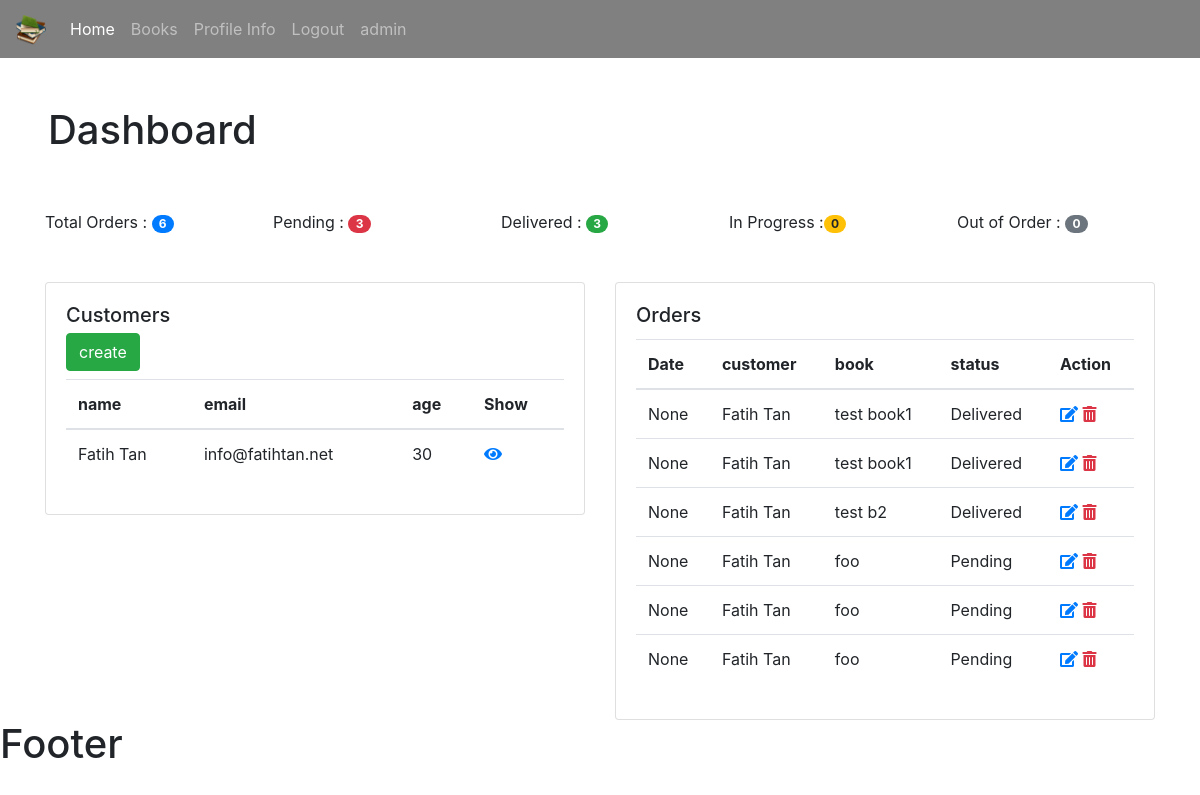
The app's page / (signed in) with its own data.
### bookstore/models.py (models this page shows)
class Customer(models.Model):
    user = models.OneToOneField(User,null=True, on_delete=models.CASCADE)
    name = models.CharField(max_length=190, null=True)
    email = models.CharField(max_length=190, null=True)
    phone = models.CharField(max_length=190, null=True)
    age = models.CharField(max_length=190, null=True)
    avatar = models.ImageField(blank=True, null=True, default="gender-none.png")
    date_created = models.DateTimeField(auto_now_add=True, null=True)
    def __str__(self):
        return self.name

class Order(models.Model):
    STATUS= (
        ('Pending','Pending'),
        ('Delivered','Delivered'),
        ('in progress','in progress'),
        ('out of order','out of order')
    )
    customer = models.ForeignKey(Customer, null=True, on_delete=models.SET_NULL)
    book = models.ForeignKey(Book, null=True, on_delete=models.SET_NULL)
    tags = models.ManyToManyField(Tag)
    date_created = models.DateTimeField(auto_now_add=True, null=True)
    status =  models.CharField(max_length=200, null=True,choices=STATUS)

class Book(models.Model):
    CATEGORY = (
        ('Classics','Classics'),
        ('Comic Book','Comic Book'),
        ('Fantasy','Fantasy'),
        ('Horror','Horror')
    )
    name = models.CharField(max_length=190, null=True)
    author = models.CharField(max_length=190, null=True)
    price = models.FloatField( null=True)
    category = models.CharField(max_length=190, null=True, choices=CATEGORY)
    description = models.CharField(max_length=200, null=True)
    tags = models.ManyToManyField(Tag)
    date_created = models.DateTimeField(auto_now_add=True, null=True)
    def __str__(self):
         return self.name

### bookstore/decorators.py (the view)
        def wrapper_func(request , *args,**kwargs):
            group = None
            if request.user.groups.exists():
               group =  request.user.groups.all()[0].name
            if group == 'admin':
               return view_func(request , *args,**kwargs)
            if group == 'customer':
                return redirect('user_profile')

### bookstore/views.py (called while the page is built)
@login_required(login_url='login')
@forAdmins
def home(request):
    customers = Customer.objects.all()
    orders = Order.objects.all()
    t_orders = orders.count()
    p_orders = orders.filter(status='Pending').count()
    d_orders = orders.filter(status='Delivered').count()
    in_orders = orders.filter(status='in progress').count()
    out_orders = orders.filter(status='out of order').count()
    context = {'customers': customers ,
               'orders': orders,
               't_orders': t_orders,
               'p_orders': p_orders,
               'd_orders': d_orders,
               'in_orders': in_orders,
               'out_orders': out_orders}
    return render(request , 'bookstore/dashboard.html',context)

### bookstore/templates/bookstore/dashboard.html (shortened to what this page needs)
{% extends 'bookstore/main.html'%}
{% block content %}
<h1 class="p-5">Dashboard</h1>
<div class="container pb-5">
  <div class="row">
    <div class="col-sm">
      Total Orders : <span class="badge badge-pill badge-primary">{{t_orders}}</span>
    </div>
    <div class="col-sm">
    Pending : <span class="badge badge-pill badge-danger">{{p_orders}}</span>
    </div>
    <div class="col-sm">
     Delivered : <span class="badge badge-pill badge-success">{{d_orders}}</span>
    </div>
    <div class="col-sm">
     In Progress :<span class="badge badge-pill badge-warning"> {{in_orders}}</span>
    </div>
    <div class="col-sm">
      Out of Order : <span class="badge badge-pill badge-secondary">{{out_orders}}</span>
    </div>
  </div>
</div>
<div class="container">
  <div class="row">
    <div class="col">
     <div class="card"  >
  <div class="card-body">
    <h5 class="card-title">Customers  </h5>
    <h6 class="card-subtitle mb-2 text-muted"><a class="btn btn-success"  href="#">create</a></h6>
<table class="table ">
  <thead>
    <tr>
      <th scope="col">name</th>
      <th scope="col">email</th>
      <th scope="col">age</th>
      <th scope="col">Show</th>
    </tr>
  </thead>
  <tbody>
      {% for item in customers  %}
        <tr>
      <td>{{item.name}}</td>
      <td>{{item.email}}</td>
      <td>{{item.age}}</td>
       <td>  <a href="{% url 'customer' item.id %}"> <i class="fas fa-eye"></i> </a>    </td>
       </tr>
      {% endfor %}
  </tbody>
</table>
  </div>
</div>
    </div>
    <div class="col">
     <div class="card"  >
  <div class="card-body">
    <h5 class="card-title">Orders</h5>
<table class="table ">
  <thead>
    <tr>
     <th scope="col">Date</th>
      <th scope="col">customer</th>
      <th scope="col">book</th>
      <th scope="col">status</th>
      <th scope="col">Action</th>
    </tr>
  </thead>
  <tbody>
      {% for item in orders  %}
        <tr>
         <td>{{item.date_created}}</td>
      <td>{{item.customer}}</td>
      <td>{{item.book}}</td>
      <td>{{item.status}}</td>
       <td>
       <a href="{% url 'update' item.id%}"><i class="fas fa-edit"></i></a>
       <a class="text-danger" href="{% url 'delete' item.id %}"><i class="fas fa-trash-alt"></i></a>
       </td>
       </tr>
      {% endfor %}
  </tbody>
</table>
  </div>
</div>
    </div>
  </div>
</div>
{% endblock %}

### bookstore/templates/bookstore/main.html (shortened to what this page needs)
{% load static   %}
<!DOCTYPE html>
<html>
<head>
<link rel="stylesheet" href="https://stackpath.bootstrapcdn.com/bootstrap/4.5.2/css/bootstrap.min.css">
<link rel="stylesheet" href="https://pro.fontawesome.com/releases/v5.10.0/css/all.css"/>
 <link rel='stylesheet' type="text/css" href="{% static '/css/style.css'  %}">
</head>
<body>
{% include 'bookstore/navbar.html'%}
{% block content %}
{% endblock %}
 <h1>Footer</h1>
</body>
</html>

### bookstore/templates/bookstore/navbar.html (shortened to what this page needs)
{% load static   %}
<nav class="navbar navbar-expand-lg  navbar-dark bg-primary">
  <a class="navbar-brand" href="{% url 'home' %}">
   <img src="{% static '/images/logo.png'  %}" width="30" height="30" alt="" loading="lazy">
  </a>
  <div class="collapse navbar-collapse" id="navbarSupportedContent">
    <ul class="navbar-nav mr-auto">
    {% if request.user.is_staff%}
      <li class="nav-item active">
        <a class="nav-link" href="{% url 'home' %}">Home <span class="sr-only">(current)</span></a>
      </li>
      <li class="nav-item">
        <a class="nav-link" href="{% url 'books' %}">Books</a>
      </li>
  {% endif %}
      <li class="nav-item">
        <a class="nav-link" href="{% url 'profile_info' %}">Profile Info</a>
      </li>
      <li class="nav-item">
        <a class="nav-link" href="{% url 'logout' %}">Logout</a>
      </li>
       <li class="nav-item">
       <a class="nav-link" href="#">{{request.user}}</a>
      </li>
    </ul>
  </div>
</nav>

### static/css/style.css (style rules this page uses)
.bg-primary { background-color: grey!important; }

### records on screen
Customer: name "Fatih Tan", email "info@fatihtan.net", age "30"
Order: date_created "None", customer "Fatih Tan", book "test book1", status "Delivered"
Order: date_created "None", customer "Fatih Tan", book "test book1", status "Delivered"
Order: date_created "None", customer "Fatih Tan", book "test b2", status "Delivered"
Order: date_created "None", customer "Fatih Tan", book "foo", status "Pending"
Order: date_created "None", customer "Fatih Tan", book "foo", status "Pending"
Order: date_created "None", customer "Fatih Tan", book "foo", status "Pending"

### other values on screen
{{ request.user }} "admin"
{{ t_orders }} "6"
{{ p_orders }} "3"
{{ d_orders }} "3"
{{ in_orders }} "0"
{{ out_orders }} "0"
